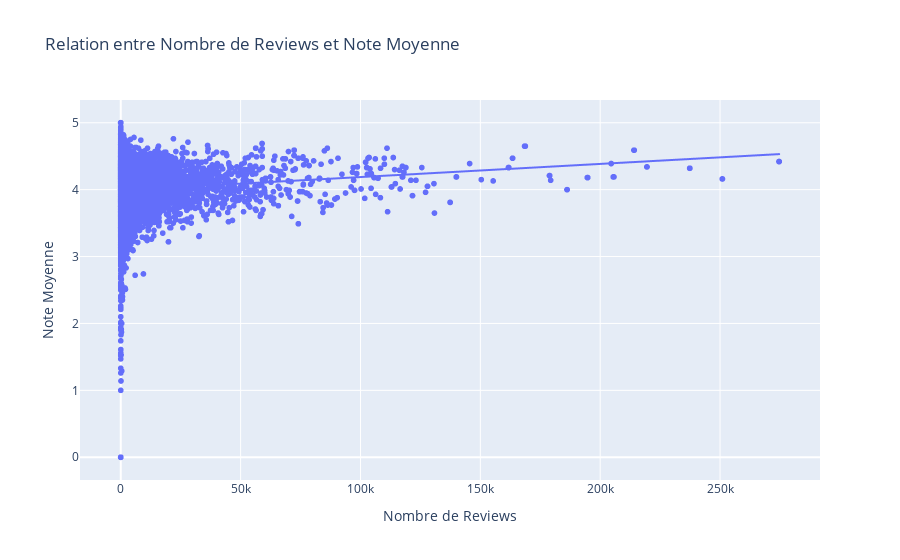

Here is the notebook cell this chart was saved with:
### Markdown cell above
# Corrélation entre la note moyenne et le nombre de reviews

### Code cell
#Visualiser les données
fig_corr = px.scatter(details, x="num_reviews", y="average_rating", trendline="ols",
                 title="Relation entre Nombre de Reviews et Note Moyenne",
                 labels={"num_reviews": "Nombre de Reviews", "average_rating": "Note Moyenne"})

fig_corr.show()

### Figure 1 — Plotly figure (JSON) as saved in the notebook; plotly's stock layout.template omitted (floating-point values rounded to 4 significant figures; data arrays with more than 128 entries replaced by an {"elided": "..."} marker saying what was removed)
{"data": [{"hovertemplate": "Nombre de Reviews=%{x}<br>Note Moyenne=%{y}<extra></extra>", "legendgroup": "", "marker": {"color": "#636efa", "symbol": "circle"}, "mode": "markers", "name": "", "showlegend": false, "type": "scattergl", "x": {"elided": "16113 int values"}, "xaxis": "x", "y": {"elided": "16113 float values"}, "yaxis": "y"}, {"hovertemplate": "<b>OLS trendline</b><br>average_rating = 1.96378e-06 * num_reviews + 3.99182<br>R<sup>2</sup>=0.008684<br><br>Nombre de Reviews=%{x}<br>Note Moyenne=%{y} <b>(trend)</b><extra></extra>", "legendgroup": "", "marker": {"color": "#636efa", "symbol": "circle"}, "mode": "lines", "name": "", "showlegend": false, "type": "scattergl", "x": {"elided": "16113 int values"}, "xaxis": "x", "y": {"elided": "16113 float values"}, "yaxis": "y"}], "layout": {"legend": {"tracegroupgap": 0}, "title": {"text": "Relation entre Nombre de Reviews et Note Moyenne"}, "xaxis": {"anchor": "y", "domain": [0, 1], "title": {"text": "Nombre de Reviews"}}, "yaxis": {"anchor": "x", "domain": [0, 1], "title": {"text": "Note Moyenne"}}}}
